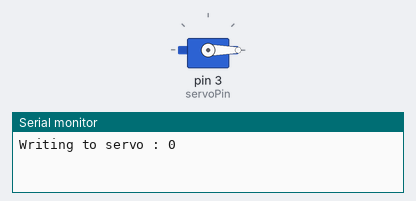
Bench run of a sketch on a simulated Arduino Uno, built with avr-gcc and run on an emulated ATmega328P. On the bench: servo, the last lines printed to the serial monitor.

Above: at 0.05 s.
At 1.5 s:
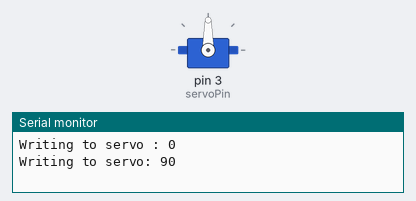
At 3.0 s:
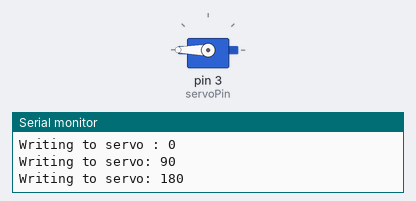
Timing chart, 0 to 6.9 s (numbered marks = the images above):
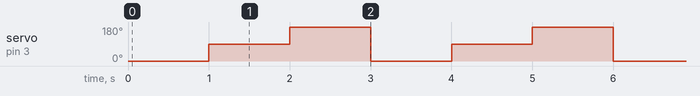

Measured:
- by itself, servo on pin 3 (servoPin): repeats every 3.0 s: 180° 1.0 s, 0° 1.0 s, 90° 1.0 s

The sketch:

sketch_apr24a.ino
```cpp
#include <Servo.h>
int servoPin = 3;
int count = 1;
Servo servo; // Creating the servo object
void setup() {
  // put your setup code here, to run once:
  Serial.begin(9600);
  // The servo pin to be attached with the servo objcet before it can be used.
  servo.attach(servoPin);
}

void loop() {

  // put your main code here, to run repeatedly:
  Serial.println("Writing to servo : 0");
  servo.write(0);
  delay(1000);

  Serial.println("Writing to servo: 90");
  servo.write(90);
  delay(1000);

  Serial.println("Writing to servo: 180");
  servo.write(180);
  delay(1000);

  //Serial.println("Looping " + count);
  // count++;
}
```
